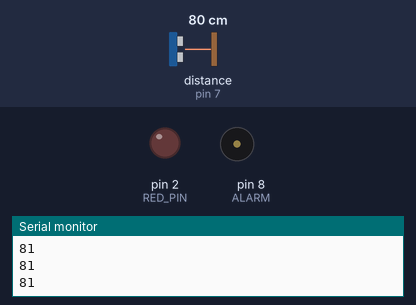
A sketch run on a simulated Arduino Uno, built with avr-gcc and run on an emulated ATmega328P. Shown: output pins drawn as LEDs (lit = HIGH), buzzer (waves = sounding), the last lines printed to the serial monitor. The test bench sets the inputs (shaded band); at power-on: distance to the obstacle (sensor on pin 7) 80 cm. The echo pulse lasts 58.3 µs per cm.

Above: at 6.2 s.
6.3 s: distance to the obstacle (sensor on pin 7) set to 27 cm
7.8 s: distance to the obstacle (sensor on pin 7) set to 22 cm
At 8.8 s:
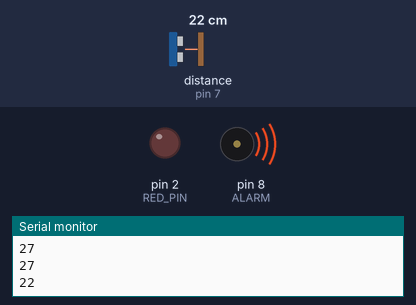
Timing chart, 0 to 10.8 s (numbered marks = the images above; inputs shaded):
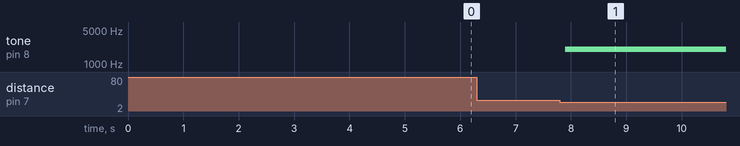

Measured:
- the behaviour switches between 25 and 24 cm on distance to the obstacle (sensor on pin 7) (found by bisection; images 0 and 1)
- after the input at 7.8 s, tone on pin 8 (ALARM): silent → 2017 Hz after 0.10 s

The sketch:

distanceAlarmSystem.ino
```cpp
#include <NewTone.h>  //library that decides the tone of the buzzer
#include <NewPing.h>  //library that sets the trigger pin, echo pin, and max distance

// Select which PWM-capable pins are to be used.
#define RED_PIN    2  //Arduino pin tied to the red LED

#define TRIGGER_PIN  6  // Arduino pin tied to trigger pin on the ultrasonic sensor.
#define ECHO_PIN     7  // Arduino pin tied to echo pin on the ultrasonic sensor.
#define MAX_DISTANCE 250 // Maximum distance we want to ping for (in centimeters).

#define ALARM 8 //Arduino pin tied to the buzzer

float sinVal;
int toneVal;

NewPing sonar(TRIGGER_PIN, ECHO_PIN, MAX_DISTANCE); // NewPing setup of pins and maximum distance.
    boolean triggered = false;   //Telling the system to not turn the buzzer on

void setup(){
   Serial.begin(115200); // Open serial monitor at 115200 baud to see ping results.

   //set pinModes
   pinMode(RED_PIN,OUTPUT);

   //reset lights
   analogWrite(RED_PIN,0);

   pinMode(ALARM, OUTPUT);

  delay(5000);
}

void alarm(){
   for (int x=0; x<180; x++) {
    // convert degrees to radians then obtain sin value
    sinVal = (sin(x*(3.1412/180)));
    // generate a frequency from the sin value
    toneVal = 2000+(int(sinVal*1000));
    NewTone(ALARM, toneVal);
  }
}

void loop(){
    if(triggered == true){  //Plays the alarm function above when the minimum distance is met
      alarm();
    }
    else{
      delay(50);// Wait 50ms between pings (about 20 pings/sec). 29ms should be the shortest delay between pings.
      unsigned int uS = sonar.ping(); // Send ping, get ping time in microseconds (uS).
      unsigned int distance = uS / US_ROUNDTRIP_CM;
      Serial.println(distance);
      if(distance < 25){
         triggered = true;  //Triggers the alarm if the minimum distance is met
      }
    }
   }
```
